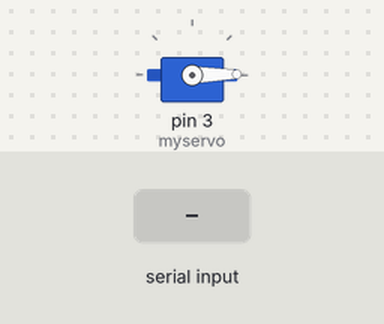
The sketch below on a simulated Arduino Uno, built with avr-gcc and run on an emulated ATmega328P. Shown: servo. The inputs (shaded band) are chosen by the test bench. Random numbers use the default seed unless the sketch sets one.

Above: at 1.2 s.
1.3 s: "2" received over Serial
At 2.2 s:
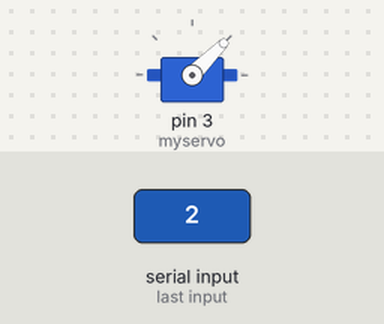
2.8 s: "3" received over Serial
At 3.3 s:
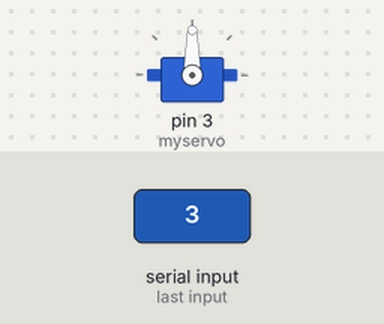
4.3 s: "4" received over Serial
At 5.5 s:
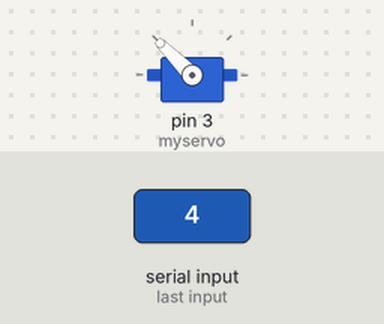
5.8 s: "5" received over Serial
At 6.8 s:
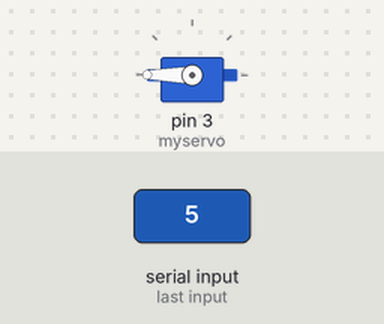
7.3 s: "6" received over Serial
At 7.9 s:
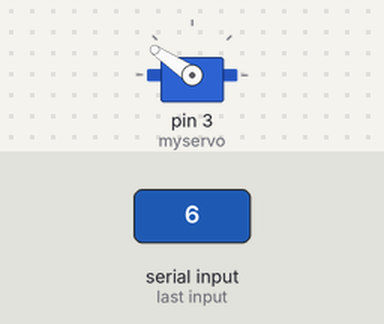
8.8 s: "1" received over Serial
At 10.3 s:
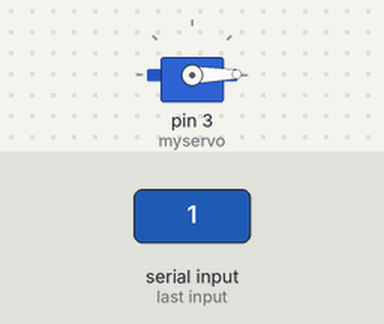
Timing chart, 0 to 11.3 s (numbered marks = the images above; inputs shaded):
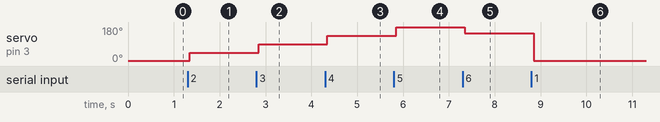

Measured:
- after the input at 1.3 s, servo on pin 3 (myservo): 1° → 45° after 0.05 s
- after the input at 2.8 s, servo on pin 3 (myservo): 45° → 90° after 0.05 s
- after the input at 4.3 s, servo on pin 3 (myservo): 90° → 135° after 0.05 s
- after the input at 5.8 s, servo on pin 3 (myservo): 135° → 180° after 0.05 s
- after the input at 7.3 s, servo on pin 3 (myservo): 180° → 146° after 0.05 s
- after the input at 8.8 s, servo on pin 3 (myservo): 146° → 1° after 0.05 s

The sketch:

Servo_Kontrol_ARD.ino
```cpp
#include <Servo.h>
int vbbuton;
Servo myservo;
byte randomservo;


void setup()
{
  myservo.attach(3);
  Serial.begin(9600);
  myservo.write(1);
}

void loop()
{
  randomservo = random();
  if (Serial.available())
  {
    delay(50);
    while (Serial.available() > 0)
    {
      vbbuton = Serial.read();
      if (vbbuton == '1')
      {
        myservo.write(1);
      }
      if (vbbuton == '2')
      {
        myservo.write(45);

      }
      if (vbbuton == '3')
      {
        myservo.write(90);
      }
      if (vbbuton == '4')
      {
        myservo.write(135);
      }
      if (vbbuton == '5')
      {
        myservo.write(180);
      }
      if (vbbuton == '6')
      {
        myservo.write(randomservo);
      }
    }
  }
}
```
